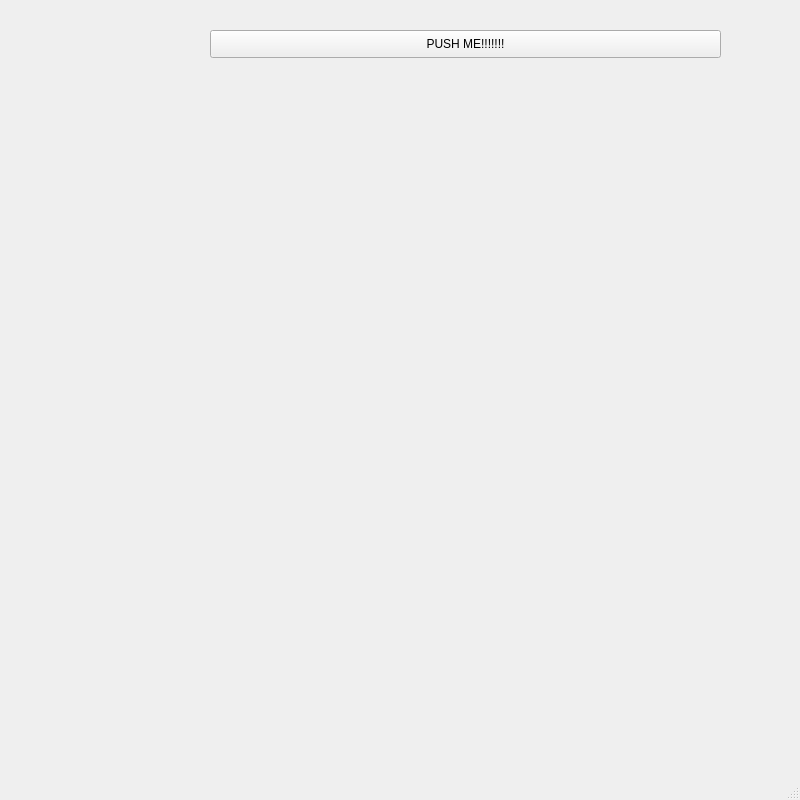
<?xml version="1.0" encoding="UTF-8"?>
<ui version="4.0">
 <class>MainWindow</class>
 <widget class="QMainWindow" name="MainWindow">
  <property name="geometry">
   <rect>
    <x>0</x>
    <y>0</y>
    <width>800</width>
    <height>800</height>
   </rect>
  </property>
  <property name="windowTitle">
   <string>MainWindow</string>
  </property>
  <widget class="QWidget" name="centralwidget">
   <widget class="QPushButton" name="bt">
    <property name="geometry">
     <rect>
      <x>210</x>
      <y>30</y>
      <width>511</width>
      <height>28</height>
     </rect>
    </property>
    <property name="text">
     <string>PUSH ME!!!!!!!</string>
    </property>
   </widget>
  </widget>
  <widget class="QMenuBar" name="menubar">
   <property name="geometry">
    <rect>
     <x>0</x>
     <y>0</y>
     <width>800</width>
     <height>26</height>
    </rect>
   </property>
  </widget>
  <widget class="QStatusBar" name="statusbar"/>
 </widget>
 <resources/>
 <connections/>
</ui>
